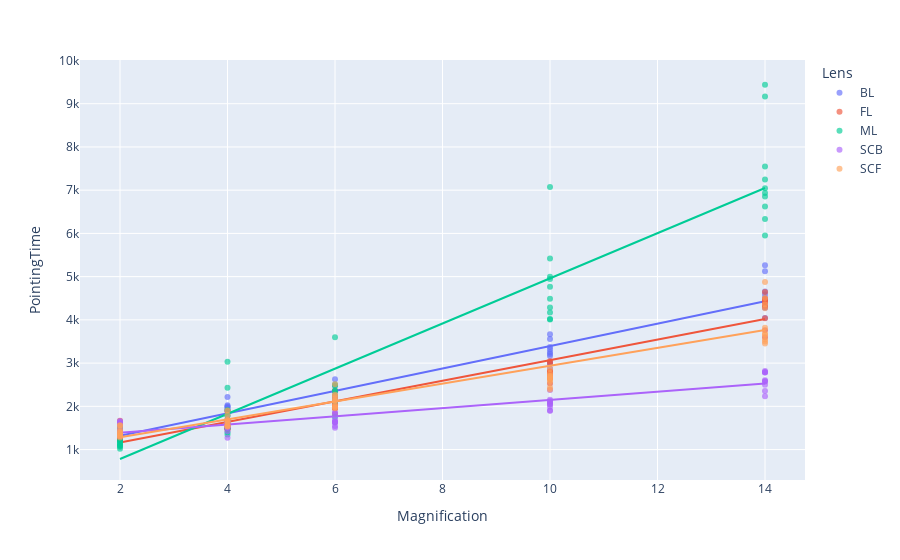

Write notebook code for a chart like this one.
### Markdown cell above
We can also look at how PointingTime gets impacted by Magnification factor with different lenses.

### Code cell
fig = px.scatter(
    data_agg, x='Magnification', y='PointingTime', opacity=0.65,
    trendline='ols', color='Lens'
)
fig.show()

### Figure 1 — Plotly figure (JSON) as saved in the notebook; plotly's stock layout.template omitted (floating-point values rounded to 4 significant figures)
{"data": [{"hovertemplate": "Lens=BL<br>Magnification=%{x}<br>PointingTime=%{y}<extra></extra>", "legendgroup": "BL", "marker": {"color": "#636efa", "opacity": 0.65, "symbol": "circle"}, "mode": "markers", "name": "BL", "orientation": "v", "showlegend": true, "type": "scatter", "x": [2, 4, 6, 10, 14, 2, 4, 6, 10, 14, 2, 4, 6, 10, 14, 2, 4, 6, 10, 14, 2, 4, 6, 10, 14, 2, 4, 6, 10, 14, 2, 4, 6, 10, 14, 2, 4, 6, 10, 14, 2, 4, 6, 10, 14, 2, 4, 6, 10, 14], "xaxis": "x", "y": [1222.0, 1663.0, 2195.0, 3013.0, 4041.0, 1501.0, 1983.0, 2336.0, 3249.0, 5262.0, 1340.0, 1669.0, 2092.0, 3211.0, 4282.0, 1525.0, 2217.0, 2487.0, 3559.0, 4478.0, 1420.0, 2000.0, 2627.0, 3669.0, 4658.0, 1411.0, 1914.0, 2243.0, 3164.0, 4507.0, 1343.0, 2026.0, 2108.0, 3312.0, 5125.0, 1528.0, 1960.0, 2056.0, 2876.0, 4284.0, 1280.0, 1884.0, 2042.0, 3375, 4363.0, 1291.0, 1790.0, 2162.0, 2990.0, 4587.0], "yaxis": "y"}, {"hovertemplate": "<b>OLS trendline</b><br>PointingTime = 259.392 * Magnification + 798.782<br>R<sup>2</sup>=0.951274<br><br>Lens=BL<br>Magnification=%{x}<br>PointingTime=%{y} <b>(trend)</b><extra></extra>", "legendgroup": "BL", "marker": {"color": "#636efa", "symbol": "circle"}, "mode": "lines", "name": "BL", "showlegend": false, "type": "scatter", "x": [2, 2, 2, 2, 2, 2, 2, 2, 2, 2, 4, 4, 4, 4, 4, 4, 4, 4, 4, 4, 6, 6, 6, 6, 6, 6, 6, 6, 6, 6, 10, 10, 10, 10, 10, 10, 10, 10, 10, 10, 14, 14, 14, 14, 14, 14, 14, 14, 14, 14], "xaxis": "x", "y": [1318.0, 1318.0, 1318.0, 1318.0, 1318.0, 1318.0, 1318.0, 1318.0, 1318.0, 1318.0, 1836.0, 1836.0, 1836.0, 1836.0, 1836.0, 1836.0, 1836.0, 1836.0, 1836.0, 1836.0, 2355.0, 2355.0, 2355.0, 2355.0, 2355.0, 2355.0, 2355.0, 2355.0, 2355.0, 2355.0, 3393.0, 3393.0, 3393.0, 3393.0, 3393.0, 3393.0, 3393.0, 3393.0, 3393.0, 3393.0, 4430.0, 4430.0, 4430.0, 4430.0, 4430.0, 4430.0, 4430.0, 4430.0, 4430.0, 4430.0], "yaxis": "y"}, {"hovertemplate": "Lens=FL<br>Magnification=%{x}<br>PointingTime=%{y}<extra></extra>", "legendgroup": "FL", "marker": {"color": "#EF553B", "opacity": 0.65, "symbol": "circle"}, "mode": "markers", "name": "FL", "orientation": "v", "showlegend": true, "type": "scatter", "x": [2, 4, 6, 10, 14, 2, 4, 6, 10, 14, 2, 4, 6, 10, 14, 2, 4, 6, 10, 14, 2, 4, 6, 10, 14, 2, 4, 6, 10, 14, 2, 4, 6, 10, 14, 2, 4, 6, 10, 14, 2, 4, 6, 10, 14, 2, 4, 6, 10, 14], "xaxis": "x", "y": [1234.0, 1578.0, 1957.0, 2644.0, 3761.0, 1259.0, 1575.0, 1957.0, 2657.0, 4298.0, 1281.0, 1513.0, 2046.0, 2742.0, 4424.0, 1665.0, 1890.0, 2364.0, 3043.0, 4643.0, 1342.0, 1508.0, 2026.0, 2700.0, 4487.0, 1232.0, 1496.0, 2002.0, 2530.0, 3599.0, 1242.0, 1461.0, 1962.0, 2795.0, 4339.0, 1578.0, 1665.0, 2232.0, 2989.0, 4470.0, 1444, 1579.0, 2175.0, 2804.0, 4409.0, 1252.0, 1474.0, 1821.0, 2807.0, 4038.0], "yaxis": "y"}, {"hovertemplate": "<b>OLS trendline</b><br>PointingTime = 238.143 * Magnification + 685.181<br>R<sup>2</sup>=0.934647<br><br>Lens=FL<br>Magnification=%{x}<br>PointingTime=%{y} <b>(trend)</b><extra></extra>", "legendgroup": "FL", "marker": {"color": "#EF553B", "symbol": "circle"}, "mode": "lines", "name": "FL", "showlegend": false, "type": "scatter", "x": [2, 2, 2, 2, 2, 2, 2, 2, 2, 2, 4, 4, 4, 4, 4, 4, 4, 4, 4, 4, 6, 6, 6, 6, 6, 6, 6, 6, 6, 6, 10, 10, 10, 10, 10, 10, 10, 10, 10, 10, 14, 14, 14, 14, 14, 14, 14, 14, 14, 14], "xaxis": "x", "y": [1161.0, 1161.0, 1161.0, 1161.0, 1161.0, 1161.0, 1161.0, 1161.0, 1161.0, 1161.0, 1638.0, 1638.0, 1638.0, 1638.0, 1638.0, 1638.0, 1638.0, 1638.0, 1638.0, 1638.0, 2114.0, 2114.0, 2114.0, 2114.0, 2114.0, 2114.0, 2114.0, 2114.0, 2114.0, 2114.0, 3067.0, 3067.0, 3067.0, 3067.0, 3067.0, 3067.0, 3067.0, 3067.0, 3067.0, 3067.0, 4019.0, 4019.0, 4019.0, 4019.0, 4019.0, 4019.0, 4019.0, 4019.0, 4019.0, 4019.0], "yaxis": "y"}, {"hovertemplate": "Lens=ML<br>Magnification=%{x}<br>PointingTime=%{y}<extra></extra>", "legendgroup": "ML", "marker": {"color": "#00cc96", "opacity": 0.65, "symbol": "circle"}, "mode": "markers", "name": "ML", "orientation": "v", "showlegend": true, "type": "scatter", "x": [2, 4, 6, 10, 14, 2, 4, 6, 10, 14, 2, 4, 6, 10, 14, 2, 4, 6, 10, 14, 2, 4, 6, 10, 14, 2, 4, 6, 10, 14, 2, 4, 6, 10, 14, 2, 4, 6, 10, 14, 2, 4, 6, 10, 14, 2, 4, 6, 10, 14], "xaxis": "x", "y": [1018.0, 1689.0, 2127.0, 4287.0, 6335.0, 1063.0, 1496.0, 2352.0, 5419.0, 9167.0, 1096.0, 1347.0, 2506.0, 4948.0, 7250.0, 1520.0, 3030.0, 3600.0, 7073.0, 9438.0, 1182, 2429.0, 2247.0, 4764.0, 7043.0, 1212.0, 1675.0, 2473.0, 4999.0, 5950.0, 1121.0, 1914.0, 2360.0, 4171.0, 6855.0, 1148.0, 1502.0, 2172.0, 4019.0, 7547.0, 1194.0, 1783.0, 2110, 4008.0, 6935.0, 1088.0, 1401.0, 1760.0, 4486.0, 6622.0], "yaxis": "y"}, {"hovertemplate": "<b>OLS trendline</b><br>PointingTime = 522.422 * Magnification + -262.853<br>R<sup>2</sup>=0.897385<br><br>Lens=ML<br>Magnification=%{x}<br>PointingTime=%{y} <b>(trend)</b><extra></extra>", "legendgroup": "ML", "marker": {"color": "#00cc96", "symbol": "circle"}, "mode": "lines", "name": "ML", "showlegend": false, "type": "scatter", "x": [2, 2, 2, 2, 2, 2, 2, 2, 2, 2, 4, 4, 4, 4, 4, 4, 4, 4, 4, 4, 6, 6, 6, 6, 6, 6, 6, 6, 6, 6, 10, 10, 10, 10, 10, 10, 10, 10, 10, 10, 14, 14, 14, 14, 14, 14, 14, 14, 14, 14], "xaxis": "x", "y": [782.0, 782.0, 782.0, 782.0, 782.0, 782.0, 782.0, 782.0, 782.0, 782.0, 1827.0, 1827.0, 1827.0, 1827.0, 1827.0, 1827.0, 1827.0, 1827.0, 1827.0, 1827.0, 2872.0, 2872.0, 2872.0, 2872.0, 2872.0, 2872.0, 2872.0, 2872.0, 2872.0, 2872.0, 4961.0, 4961.0, 4961.0, 4961.0, 4961.0, 4961.0, 4961.0, 4961.0, 4961.0, 4961.0, 7051.0, 7051.0, 7051.0, 7051.0, 7051.0, 7051.0, 7051.0, 7051.0, 7051.0, 7051.0], "yaxis": "y"}, {"hovertemplate": "Lens=SCB<br>Magnification=%{x}<br>PointingTime=%{y}<extra></extra>", "legendgroup": "SCB", "marker": {"color": "#ab63fa", "opacity": 0.65, "symbol": "circle"}, "mode": "markers", "name": "SCB", "orientation": "v", "showlegend": true, "type": "scatter", "x": [2, 4, 6, 10, 14, 2, 4, 6, 10, 14, 2, 4, 6, 10, 14, 2, 4, 6, 10, 14, 2, 4, 6, 10, 14, 2, 4, 6, 10, 14, 2, 4, 6, 10, 14, 2, 4, 6, 10, 14, 2, 4, 6, 10, 14, 2, 4, 6, 10, 14], "xaxis": "x", "y": [1311.0, 1424.0, 1627.0, 1907.0, 2356.0, 1310.0, 1538.0, 2186.0, 2150.0, 2790.0, 1406.0, 1275.0, 1543.0, 1898.0, 2234.0, 1603.0, 1535.0, 1840.0, 2044.0, 2783.0, 1659.0, 1622.0, 1699.0, 2381.0, 2790.0, 1609.0, 1568.0, 1638.0, 2082.0, 2500.0, 1635.0, 1637.0, 1858.0, 2095.0, 2820.0, 1526.0, 1682.0, 1630.0, 2052.0, 2601.0, 1434.0, 1502.0, 1507.0, 2124.0, 2579.0, 1353.0, 1503.0, 1643.0, 1992.0, 2574.0], "yaxis": "y"}, {"hovertemplate": "<b>OLS trendline</b><br>PointingTime = 95.1453 * Magnification + 1196.01<br>R<sup>2</sup>=0.854105<br><br>Lens=SCB<br>Magnification=%{x}<br>PointingTime=%{y} <b>(trend)</b><extra></extra>", "legendgroup": "SCB", "marker": {"color": "#ab63fa", "symbol": "circle"}, "mode": "lines", "name": "SCB", "showlegend": false, "type": "scatter", "x": [2, 2, 2, 2, 2, 2, 2, 2, 2, 2, 4, 4, 4, 4, 4, 4, 4, 4, 4, 4, 6, 6, 6, 6, 6, 6, 6, 6, 6, 6, 10, 10, 10, 10, 10, 10, 10, 10, 10, 10, 14, 14, 14, 14, 14, 14, 14, 14, 14, 14], "xaxis": "x", "y": [1386.0, 1386.0, 1386.0, 1386.0, 1386.0, 1386.0, 1386.0, 1386.0, 1386.0, 1386.0, 1577.0, 1577.0, 1577.0, 1577.0, 1577.0, 1577.0, 1577.0, 1577.0, 1577.0, 1577.0, 1767.0, 1767.0, 1767.0, 1767.0, 1767.0, 1767.0, 1767.0, 1767.0, 1767.0, 1767.0, 2147.0, 2147.0, 2147.0, 2147.0, 2147.0, 2147.0, 2147.0, 2147.0, 2147.0, 2147.0, 2528.0, 2528.0, 2528.0, 2528.0, 2528.0, 2528.0, 2528.0, 2528.0, 2528.0, 2528.0], "yaxis": "y"}, {"hovertemplate": "Lens=SCF<br>Magnification=%{x}<br>PointingTime=%{y}<extra></extra>", "legendgroup": "SCF", "marker": {"color": "#FFA15A", "opacity": 0.65, "symbol": "circle"}, "mode": "markers", "name": "SCF", "orientation": "v", "showlegend": true, "type": "scatter", "x": [2, 4, 6, 10, 14, 2, 4, 6, 10, 14, 2, 4, 6, 10, 14, 2, 4, 6, 10, 14, 2, 4, 6, 10, 14, 2, 4, 6, 10, 14, 2, 4, 6, 10, 14, 2, 4, 6, 10, 14, 2, 4, 6, 10, 14, 2, 4, 6, 10, 14], "xaxis": "x", "y": [1312.0, 1562.0, 2183.0, 2438.0, 3545.0, 1470.0, 1669.0, 2267.0, 2614.0, 4508.0, 1280.0, 1561.0, 1953.0, 2387.0, 3817.0, 1553.0, 1906.0, 2240.0, 2693.0, 3667.0, 1380.0, 1802.0, 2510.0, 2867.0, 4875.0, 1393.0, 1638.0, 2036.0, 2568.0, 3451.0, 1313.0, 1533.0, 2004.0, 2763.0, 3667.0, 1565.0, 1698.0, 2121.0, 2648.0, 4269.0, 1415.0, 1532.0, 1976.0, 2661.0, 3498.0, 1332.0, 1641.0, 2143.0, 2704.0, 4364.0], "yaxis": "y"}, {"hovertemplate": "<b>OLS trendline</b><br>PointingTime = 206.847 * Magnification + 870.552<br>R<sup>2</sup>=0.900405<br><br>Lens=SCF<br>Magnification=%{x}<br>PointingTime=%{y} <b>(trend)</b><extra></extra>", "legendgroup": "SCF", "marker": {"color": "#FFA15A", "symbol": "circle"}, "mode": "lines", "name": "SCF", "showlegend": false, "type": "scatter", "x": [2, 2, 2, 2, 2, 2, 2, 2, 2, 2, 4, 4, 4, 4, 4, 4, 4, 4, 4, 4, 6, 6, 6, 6, 6, 6, 6, 6, 6, 6, 10, 10, 10, 10, 10, 10, 10, 10, 10, 10, 14, 14, 14, 14, 14, 14, 14, 14, 14, 14], "xaxis": "x", "y": [1284.0, 1284.0, 1284.0, 1284.0, 1284.0, 1284.0, 1284.0, 1284.0, 1284.0, 1284.0, 1698.0, 1698.0, 1698.0, 1698.0, 1698.0, 1698.0, 1698.0, 1698.0, 1698.0, 1698.0, 2112.0, 2112.0, 2112.0, 2112.0, 2112.0, 2112.0, 2112.0, 2112.0, 2112.0, 2112.0, 2939.0, 2939.0, 2939.0, 2939.0, 2939.0, 2939.0, 2939.0, 2939.0, 2939.0, 2939.0, 3766.0, 3766.0, 3766.0, 3766.0, 3766.0, 3766.0, 3766.0, 3766.0, 3766.0, 3766.0], "yaxis": "y"}], "layout": {"legend": {"title": {"text": "Lens"}, "tracegroupgap": 0}, "margin": {"t": 60}, "xaxis": {"anchor": "y", "domain": [0, 1], "title": {"text": "Magnification"}}, "yaxis": {"anchor": "x", "domain": [0, 1], "title": {"text": "PointingTime"}}}}
